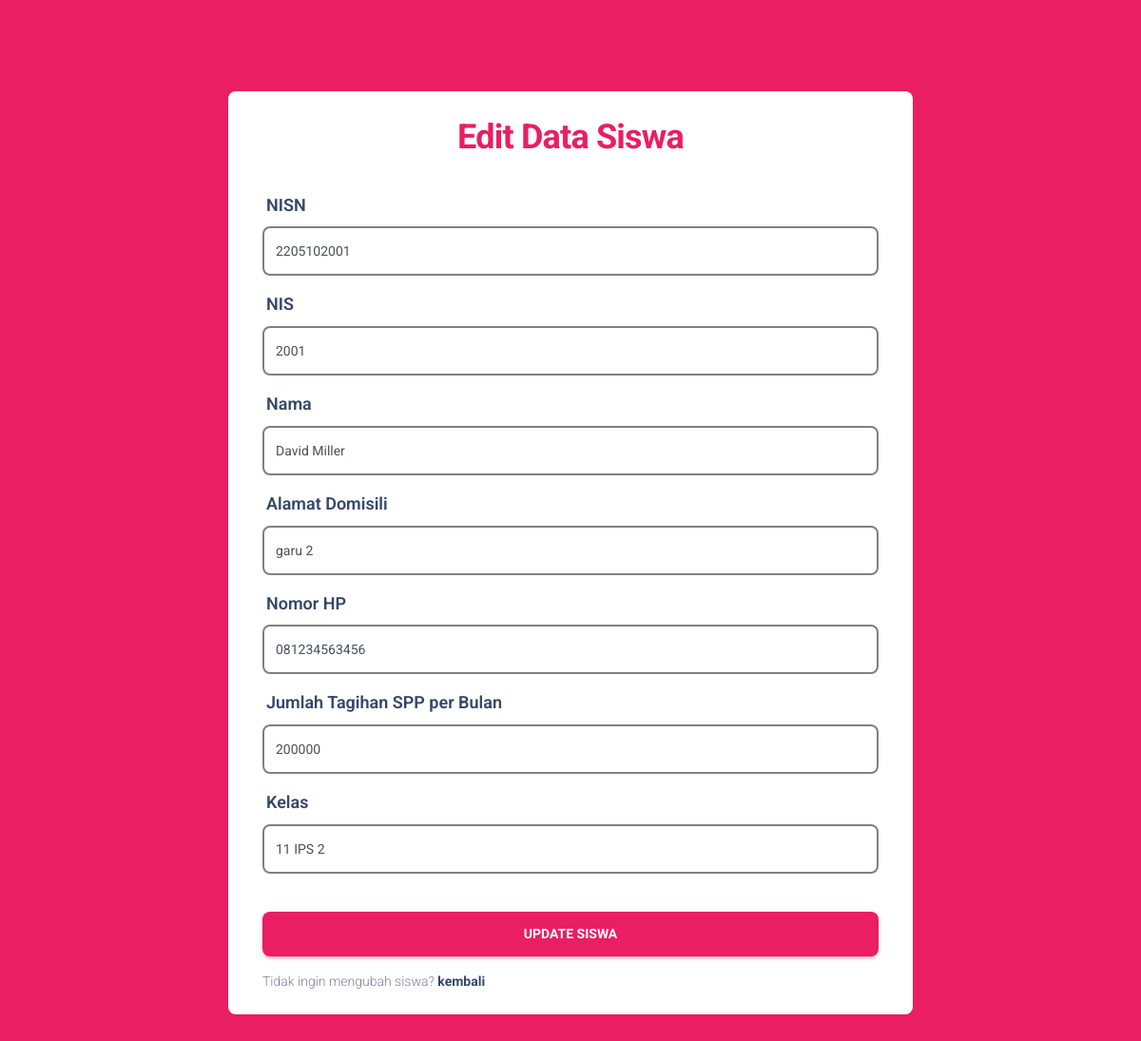
Page /admin/pages/functions/editSiswa.php?id=2205102001 (signed in) on the committed database.
### tables this page shows
CREATE TABLE `tagihan` (
  `id_tagihan` int(11) NOT NULL,
  `nisn` varchar(10) DEFAULT NULL,
  `id_kelas` int(11) NOT NULL,
  `id_bulan` int(11) DEFAULT NULL,
  `jumlah` decimal(10,2) NOT NULL,
  `tagihan` varchar(20) NOT NULL DEFAULT '-',
  `status` enum('BELUM','LUNAS','DIPERIKSA') DEFAULT 'LUNAS'
);

CREATE TABLE `siswa` (
  `nisn` varchar(10) NOT NULL,
  `nis` varchar(10) NOT NULL,
  `nama` varchar(100) NOT NULL,
  `alamat` varchar(255) DEFAULT NULL,
  `no_telepon` varchar(15) DEFAULT NULL,
  `id_kelas` int(11) DEFAULT NULL,
  `spp` int(11) NOT NULL
);

CREATE TABLE `kelas` (
  `id_kelas` int(11) NOT NULL,
  `nama_kelas` varchar(50) NOT NULL
);

### admin/pages/functions/editSiswa.php (the view, shortened to what this page needs)
<?php
require "koneksi.php";
$nisn = $_GET["id"];
?>
<!DOCTYPE html>
<html lang="en">
<head>
    <link href="https://cdn.jsdelivr.net/npm/bootstrap@5.3.2/dist/css/bootstrap.min.css" rel="stylesheet">
    <link href="../../assets/css/nucleo-icons.css" rel="stylesheet" />
    <link href="../../assets/css/nucleo-svg.css" rel="stylesheet" />
    <link id="pagestyle" href="../../assets/css/material-dashboard.css?v=3.1.0" rel="stylesheet" />
</head>
<body class="bg-primary">
    <div class="container  bg-white  rounded-3 my-7 m-auto w-60">
        <div class="card card-plain">
            <div class="card-header pb-0 text-start">
                <h4 class="font-weight-bolder text-5xl text-primary text-center">Edit Data Siswa</h4>
            </div>
            <?php
            $siswa = mysqli_query($conn, "SELECT * FROM siswa
            JOIN tagihan ON siswa.nisn = tagihan.nisn
            JOIN kelas ON siswa.id_kelas = kelas.id_kelas
            WHERE siswa.nisn = '$nisn'");
            while ($data = mysqli_fetch_array($siswa)) :
            ?>
                <div class="card-body">
                    <form action="" method="post">
                        <div class="mb-3">
                            <label for="nisn" class="text-lg text-dark text-bold">NISN</label>
                            <input type="text" name="nisn" style="border: 2px solid gray;" class="form-control form-control-lg" value="<?= $data['nisn'] ?>" readonly autocomplete="off">
                        </div>
                        <div class="mb-3">
                            <label for="nis" class="text-lg text-dark text-bold">NIS</label>
                            <input type="text" name="nis" style="border: 2px solid gray;" class="form-control form-control-lg" value="<?= $data['nis'] ?>" readonly autocomplete="off">
                        </div>
                        <div class="mb-3">
                            <label for="nama" class="text-lg text-dark text-bold">Nama</label>
                            <input type="text" name="nama" style="border: 2px solid gray;" class="form-control form-control-lg" value="<?= $data['nama'] ?>" required>
                        </div>
                        <div class="mb-3">
                            <label for="alamat" class="text-lg text-dark text-bold">Alamat Domisili</label>
                            <input type="text" name="alamat" style="border: 2px solid gray;" class="form-control form-control-lg" value="<?= $data['alamat'] ?>" required>
                        </div>
                        <div class="mb-3">
                            <label for="no_hp" class="text-lg text-dark text-bold">Nomor HP</label>
                            <input type="text" name="no_hp" style="border: 2px solid gray;" class="form-control form-control-lg" value="<?= $data['no_telepon'] ?>" required>
                        </div>
                        <div class="mb-3">
                            <label for="spp" class="text-lg text-dark text-bold">Jumlah Tagihan SPP per Bulan</label>
                            <input type="text" name="spp" style="border: 2px solid gray;" class="form-control form-control-lg" value="<?= $data['spp'] ?>" required>
                        </div>
                        <div class="mb-3">
                            <label for="kelas" class="text-lg text-dark text-bold">Kelas</label>
                            <select name="kelas" id="kelas" class="form-control form-control-lg" style="border: 2px solid gray;">
                                <option value="<?= $data['id_kelas'] ?>"><?= $data['nama_kelas'] ?></option>
                            </select>
                        </div>
                        <div class="text-center">
                            <button type="submit" name="submit" class="btn btn-lg btn-primary btn-lg w-100 mt-4 mb-0">Update Siswa</button>
                        </div>
                        <p class="text-sm mt-3 mb-0">Tidak ingin mengubah siswa? <a href="../siswa.php" class="text-dark font-weight-bolder">kembali</a></p>
                    </form>
                <?php endwhile; ?>
                </div>
        </div>
    </div>
</body>
</html>

### rows in the picture
tagihan: nisn "2205102001", nis "2001", nama "David Miller", alamat "garu 2", no_hp "081234563456", spp "200000", kelas "11 IPS 2"
